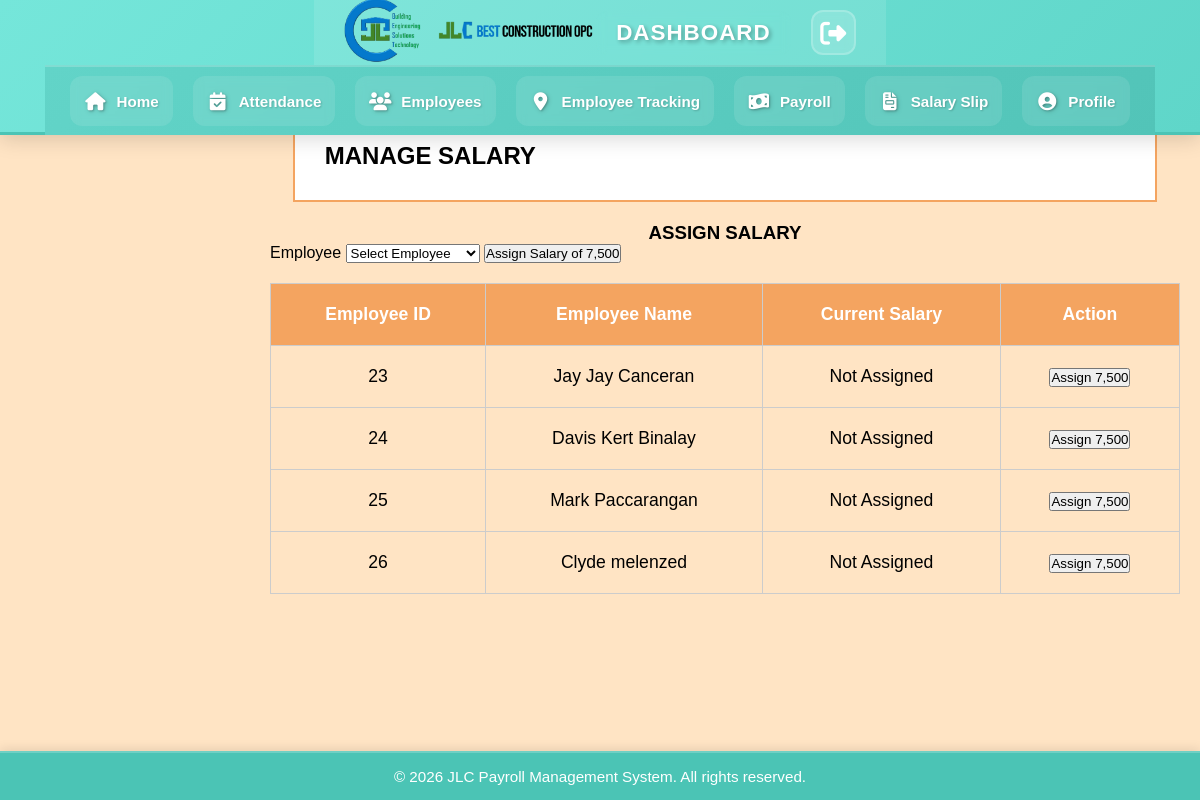
Before: /manageSalary.php (signed in) with the older database file.
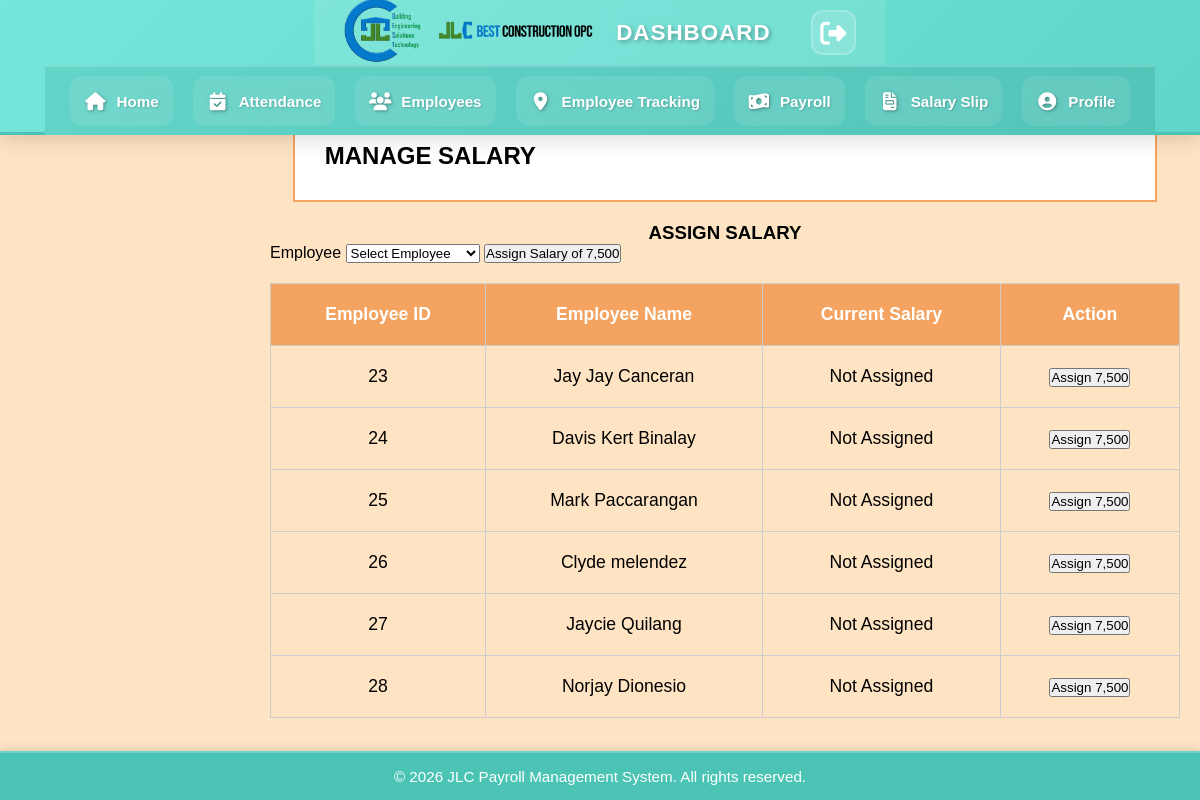
After: the same page with the newer database file.
### tables this page shows
CREATE TABLE `employees` (
  `id` int(11) NOT NULL,
  `first_name` varchar(100) DEFAULT NULL,
  `middle_name` varchar(100) DEFAULT NULL,
  `last_name` varchar(100) DEFAULT NULL,
  `address` text DEFAULT NULL,
  `contact_num` varchar(15) DEFAULT NULL,
  `position` varchar(50) DEFAULT NULL,
  `email` varchar(100) DEFAULT NULL,
  `gender` varchar(10) DEFAULT NULL,
  `civil_status` varchar(20) DEFAULT NULL,
  `date_hired` date DEFAULT NULL,
  `monthly_salary` decimal(10,2) DEFAULT NULL,
  `dob` date DEFAULT NULL,
  `salary` int(11) NOT NULL,
  `net_salary` int(50) NOT NULL,
  `is_archived` tinyint(1) DEFAULT 0,
  `is_active` tinyint(1) DEFAULT 1,
  `status` enum('active','disabled') DEFAULT 'active',
  `sss_number` varchar(50) DEFAULT NULL,
  `pagibig_number` varchar(50) DEFAULT NULL,
  `tin_number` varchar(50) DEFAULT NULL,
  `philhealth_number` varchar(50) DEFAULT NULL,
  `site_id` int(11) DEFAULT NULL
);

### manageSalary.php (the view, shortened to what this page needs)
<?php
include 'connection.php';
?>
<!DOCTYPE html>
<html lang="en">
<head>
    <link rel="stylesheet" href="./assets/css/deduction.css">
</head>
<body>
 <?php include_once("./includes/header.php"); ?>
<main class="content">
    <div class="deduction-box">MANAGE SALARY</div>
    <div class="salary-form">
        <h3 style="text-align: center;">ASSIGN SALARY</h3>
        <form method="POST" action="manageSalary.php">
            <label for="employee-id">Employee</label>
            <select id="employee-id" name="employee_id" required>
                <option value="">Select Employee</option>
            </select>
            <button type="submit" name="assign_salary">Assign Salary of 7,500</button>
        </form>
    </div>
    <table class="deduction-table">
        <thead>
            <tr>
                <th>Employee ID</th>
                <th>Employee Name</th>
                <th>Current Salary</th>
                <th>Action</th>
            </tr>
        </thead>
        <tbody>
            <?php
            $query = "SELECT id, first_name, last_name, salary FROM employees WHERE salary IS NULL OR salary = 0";
            $result = $conn->query($query);
            while ($row = $result->fetch_assoc()) {
                echo "<tr>
                        <td>{$row['id']}</td>
                        <td>{$row['first_name']} {$row['last_name']}</td>
                        <td>Not Assigned</td>
                        <td>
                            <form method='POST' action='manageSalary.php'>
                                <input type='hidden' name='employee_id' value='{$row['id']}'>
                                <button type='submit' name='assign_salary'>Assign 7,500</button>
                            </form>
                        </td>
                    </tr>";
            }
            ?>
        </tbody>
    </table>
</main>
 <?php include_once("./includes/footer.php"); ?>
</body>
</html>

Changed rows visible on the page:
changed employees "Clyde": last_name "melenzed" → "melendez"
added employees: id "27", first_name "Jaycie", last_name "Quilang"
added employees: id "28", first_name "Norjay", last_name "Dionesio"
